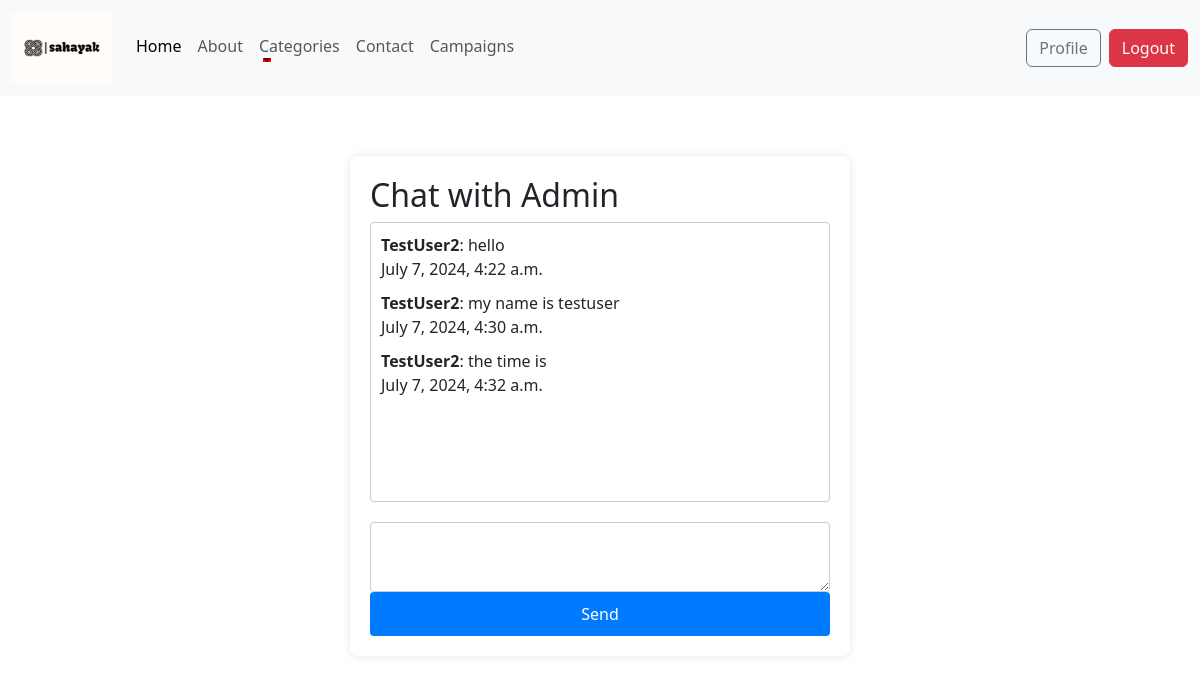
/chat/1/ (signed in), run on the app's committed database.
### ChatApp/models.py (models this page shows, shortened)
class Message(models.Model):
    room = models.ForeignKey(ChatRoom, related_name='messages', on_delete=models.CASCADE)
    sender = models.ForeignKey(User, related_name='sent_messages', on_delete=models.CASCADE)
    content = models.TextField()
    timestamp = models.DateTimeField(auto_now_add=True)

### ChatApp/views.py (the view)
# urls.py: path('chat/<int:room_id>/', views.chat_room, name='chat_room'),
@login_required
def chat_room(request, room_id):
    print(request.user)
    room = get_object_or_404(ChatRoom, id=room_id, user=request.user)
    messages = room.messages.order_by('timestamp')
    context = {
        'room': room,
        'messages': messages,
    }
    return render(request, 'chat/chat_room.html', context)

### ChatApp/templates/chat/chat_room.html (shortened to what this page needs)
{% extends 'NGO/base.html' %}
{% load static %}
{% block title %}
<link rel="stylesheet" type = "text/css" href="{% static 'chatRoomstyles.css' %}">
{% endblock %}
{% block content %}
<div class="parent-container">
<div class="chat-container">
    <h2>Chat with Admin</h2>
    <div id="message-container">
        {% for message in messages %}
            <div>
                <strong>{{ message.sender.username }}</strong>: {{ message.content }} <br> {{message.timestamp}}
            </div>
        {% endfor %}
    </div>
    <form method="post" action="{% url 'send_message' room.id %}">
        <textarea name="content" required></textarea>
        <button type="submit">Send</button>
    </form>
</div>
</div>
{% endblock %}

### NGO/static/main.css (style rules this page uses)
body { font-family: Arial, sans-serif; margin: 0; padding: 0; }

### NGO/static/chatRoomstyles.css (style rules this page uses)
.parent-container { display: flex; justify-content: center; }
.chat-container { width: 50%; max-width: 500px; background-color: #fff; padding: 20px; box-shadow: 0 0 10px rgba(0, 0, 0, 0.1); border-radius: 8px; display: flex; flex-direction: column; margin-top: 5%; height: 500px; }
#message-container { flex-grow: 1; overflow-y: auto; max-height: 60vh; margin-bottom: 20px; padding: 10px; border: 1px solid #ccc; border-radius: 4px; }
#message-container div { margin-bottom: 10px; }
form { display: flex; flex-direction: column; }
textarea { resize: vertical; padding: 10px; border: 1px solid #ccc; border-radius: 4px; }
button { padding: 10px; background-color: #007bff; color: white; border: none; border-radius: 4px; cursor: pointer; }
h2 { text-align: left; }

### data on the page
Message: sender.username "TestUser2", content "hello", timestamp "July 7, 2024, 4:22 a.m."
Message: sender.username "TestUser2", content "my name is testuser", timestamp "July 7, 2024, 4:30 a.m."
Message: sender.username "TestUser2", content "the time is", timestamp "July 7, 2024, 4:32 a.m."
